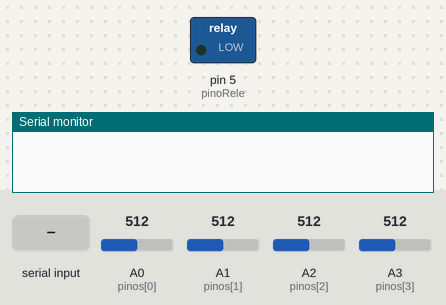
A sketch run on a simulated Arduino Uno, built with avr-gcc and run on an emulated ATmega328P. Shown: switched loads named in the sketch (green lamp = pin HIGH), the last lines printed to the serial monitor. The test bench sets the inputs (shaded band); at power-on: A0 (pinos[0]) = 512, A1 (pinos[1]) = 512, A2 (pinos[2]) = 512, A3 (pinos[3]) = 512.

Above: at 1.2 s.
1.3 s: "s" received over Serial
At 2.94 s:
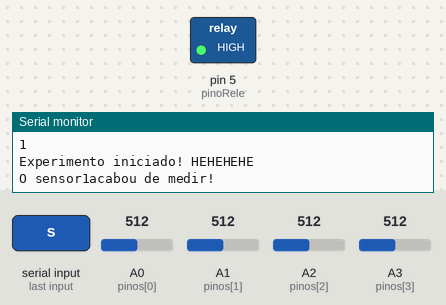
4.3 s: "d" received over Serial
Timing chart, 0 to 7.3 s (numbered marks = the images above; inputs shaded):
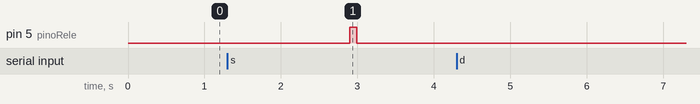

Measured:
- after the input at 1.3 s, pin 5 (pinoRele): LOW → HIGH after 1.6 s, → LOW 0.09 s later

The sketch:

keffa.ino
```cpp
// (licence header left out)
#define pontoDeCorteDoSensor 500
#define pinoRele 5

unsigned long int tempos[5] = {};
const int pinos[] = {A0, A1, A2, A3};
bool estadoRele = false;

// Declaração das funções
void mostrarTodosOsTempos();
void resetar();
void mostrarTodosOsValores();
void registrarTempo(int i);
void terminou();

void setup() {
  Serial.begin(9600);
  // Definindo os pinos como entrada
  int tamanhoPinos = sizeof(pinos) / sizeof(pinos[0]);
  for (int i = 0; i < tamanhoPinos; i++) {
    pinMode(pinos[i], INPUT);
  }
  pinMode(pinoRele, OUTPUT);
}

void loop() {
  if (Serial.available()) {
    char caractere = Serial.read();
    switch (caractere) {
      case 'a':
        mostrarTodosOsTempos();
        break;
      case 'r':
        resetar();
      break;
      case 'd':
        mostrarTodosOsValores();
      break;
      case 's':
        estadoRele = false;
        Serial.println("Começando em...");
        delay(100);
        Serial.println("3...");
        delay(500);
        Serial.println("2..");
        delay(500);
        Serial.println("1");
        delay(500);
        Serial.println("Experimento iniciado! HEHEHEHE");
        estadoRele = true;
        tempos[0] = millis();
      break;
    }
  }

  if(estadoRele){
    digitalWrite(pinoRele, HIGH);
    int tamanhoPinos = sizeof(pinos) / sizeof(pinos[0]);
    for (int i = 0; i < tamanhoPinos; i++) {
      int valorLidoDoSensor = analogRead(pinos[i]);
      if(valorLidoDoSensor > pontoDeCorteDoSensor){
        registrarTempo(i);
      }
    }
  }else{
    digitalWrite(pinoRele, LOW);
  }
}
void mostrarTodosOsValores(){
  for (int i = 0; i <= 4; i++) {
    int valorLidoDoSensor = analogRead(pinos[i]);
    Serial.print("Sensor: "+(String)i);
    Serial.println(" -> "+(String)valorLidoDoSensor);
  }
}

void mostrarTodosOsTempos(){
  for (int i = 0; i <= 4; i++) {
    Serial.println(tempos[i]);
  }
}

void resetar(){
  estadoRele = false;
  for (int i = 0; i <= 4; i++) {
    tempos[i] = 0;
  }
  Serial.println("Experimento resetado!");
}

void registrarTempo(int i){
  if(tempos[i-1] != 0 && tempos[i] == 0 && i != 0){
    Serial.println("O sensor"+(String)i+"acabou de medir!");
    tempos[i+1] = millis() - tempos[0];
    if(i == 3){
      terminou();
    }
  }
}

void terminou() {
  estadoRele = false;
  mostrarTodosOsTempos();
  resetar();
  Serial.println("Experimento finalizado!");
}
```
